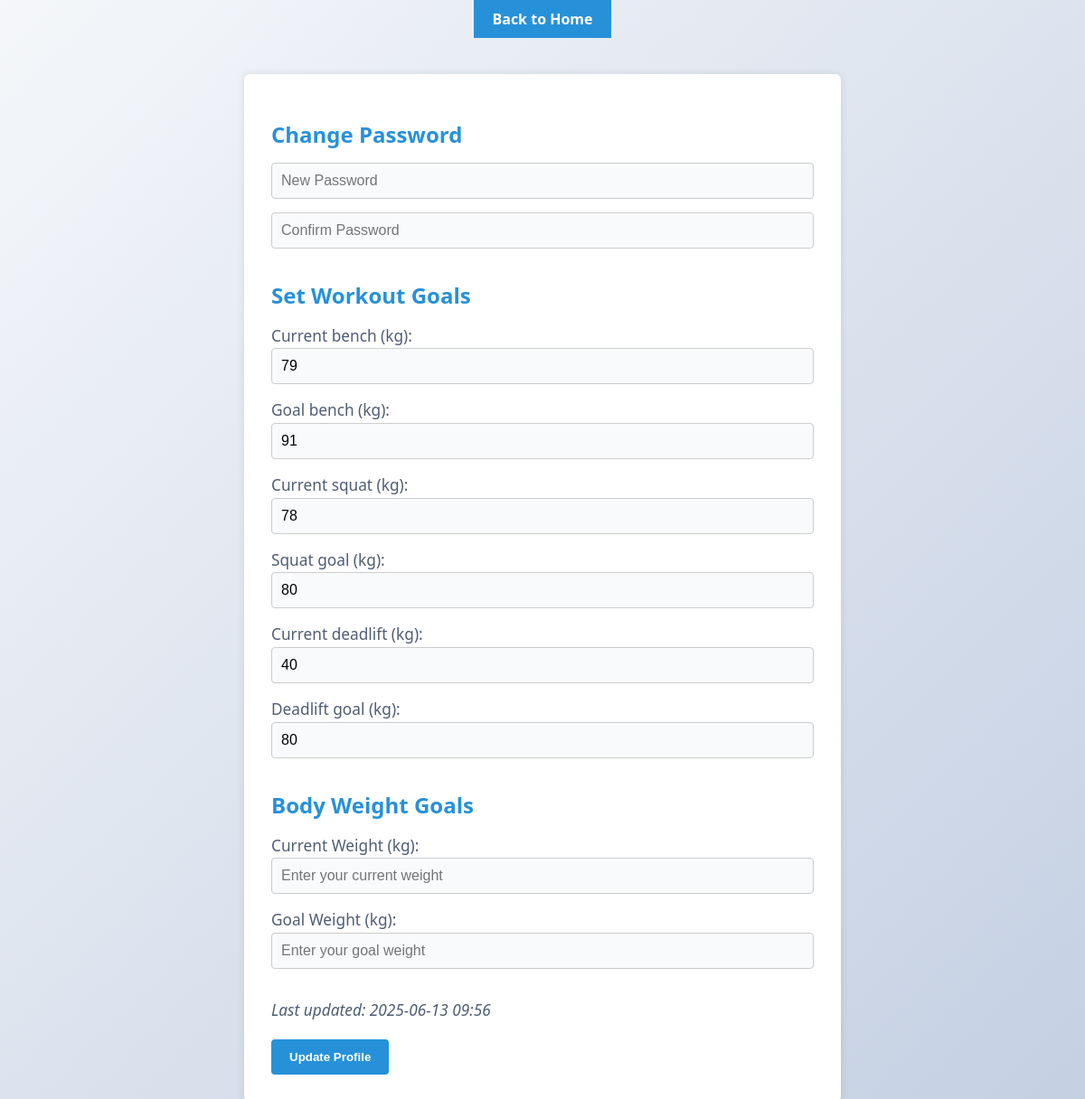
/profile_settings (signed in), run on an earlier commit of the app's database.
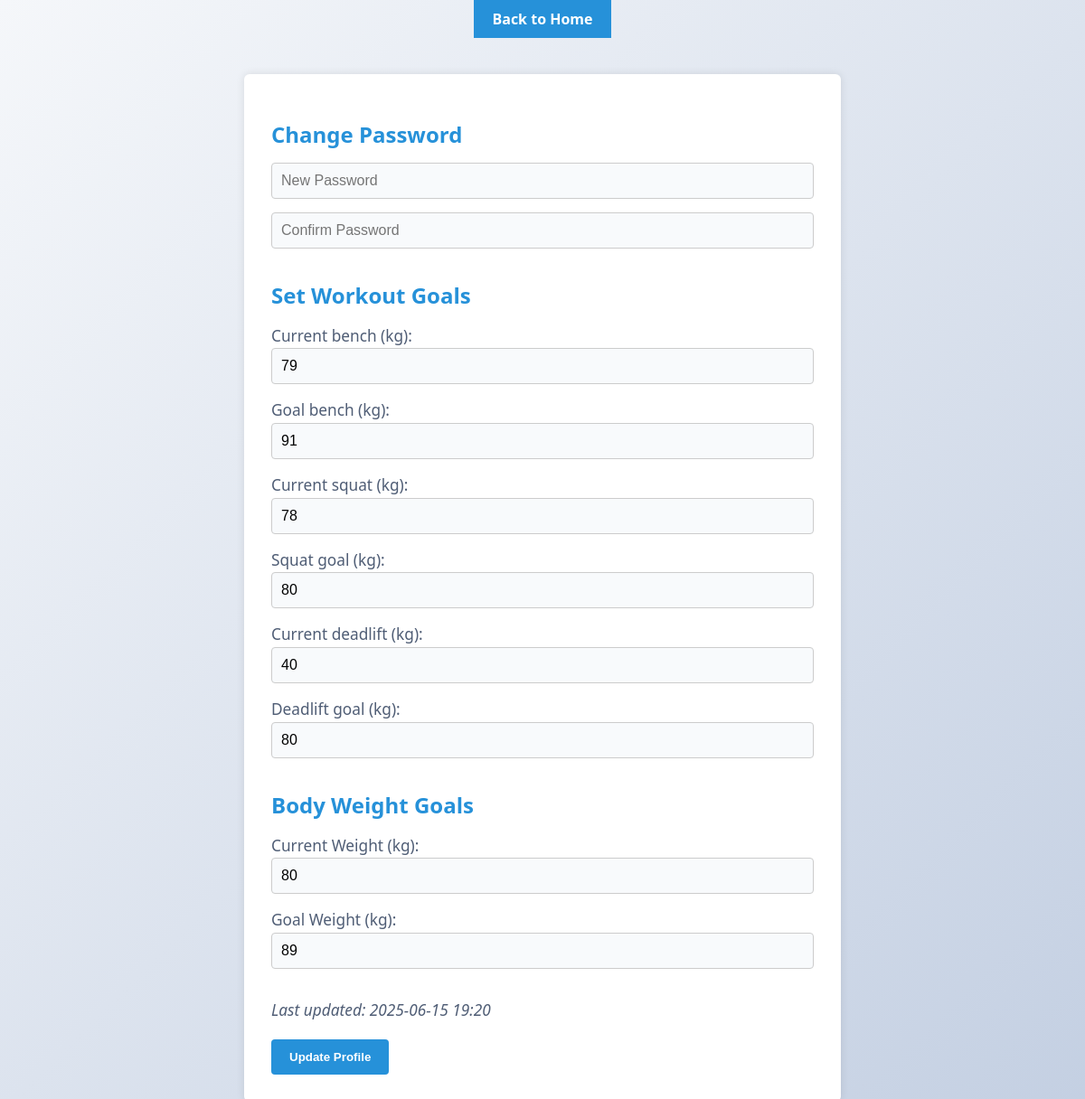
And on a later commit of the database.
### workout_tracker/database_models.py (models this page shows)
class User(db.Model):
    __tablename__ = 'Users Table'
    ID = db.Column(db.Integer, primary_key=True)
    Username = db.Column(db.String, unique=True, nullable=False)
    password_hash = db.Column(db.String, nullable=False)
    Join_date = db.Column(db.String)
    instructions = db.Column(db.Text)
    description = db.Column(db.Text)
    bench_goal = db.Column(db.Integer)
    squat_goal = db.Column(db.Integer)
    deadlift_goal = db.Column(db.Integer)
    bench_current = db.Column(db.Integer)
    squat_current = db.Column(db.Integer)
    deadlift_current = db.Column(db.Integer)
    recovery_phrase = db.Column(db.Text)
    weight_updated = db.Column(db.String)
    current_weight = db.Column(db.Float)
    goal_weight = db.Column(db.Float)

### workout_tracker/app.py (the view, shortened to what this page needs)
@app.route('/profile_settings', methods=['GET', 'POST'])
def profile_settings():
    if 'user_id' not in session:
        return redirect(url_for('login'))
    user = User.query.get(session['user_id'])
    return render_template('profile_settings.html', user=user)

### Templates/profile_settings.html (shortened to what this page needs)
<!DOCTYPE html>
<html lang="en">
<head>
    <link rel="stylesheet" href="{{ url_for('static', filename='css/main_styles.css') }}">
</head>
<body>
<div class="top-nav">
    <a href="{{ url_for('home') }}">Back to Home</a>
</div>
<div class="container">
    <form method="POST">
        <h2>Change Password</h2>
        <input type="password" name="new_password" placeholder="New Password">
        <input type="password" name="confirm_password" placeholder="Confirm Password">
        <h2>Set Workout Goals</h2>
        <label>Current bench (kg):</label>
        <input type="number" name="bench_current" value="{{ user.bench_current or '' }}" placeholder="Current Bench Press (kg)">
        <label>Goal bench (kg):</label>
        <input type="number" name="bench_goal" value="{{ user.bench_goal or '' }}" placeholder="Bench Press Goal (kg)">
        <label>Current squat (kg):</label>
        <input type="number" name="squat_current" value="{{ user.squat_current or '' }}" placeholder="Current Squat (kg)">
        <label>Squat goal (kg):</label>
        <input type="number" name="squat_goal" value="{{ user.squat_goal or '' }}" placeholder="Squat Goal (kg)">
        <label>Current deadlift (kg):</label>
        <input type="number" name="deadlift_current" value="{{ user.deadlift_current or '' }}" placeholder="Current Deadlift (kg)">
        <label>Deadlift goal (kg):</label>
        <input type="number" name="deadlift_goal" value="{{ user.deadlift_goal or '' }}" placeholder="Deadlift Goal (kg)">
       <h2>Body Weight Goals</h2>
<label>Current Weight (kg):</label>
<input type="number" name="current_weight" step="0.1" value="{{ user.current_weight or '' }}" placeholder="Enter your current weight" required>
<label>Goal Weight (kg):</label>
<input type="number" name="goal_weight" step="0.1" value="{{ user.goal_weight or '' }}" placeholder="Enter your goal weight" required>
{% if user.weight_updated %}
  <p><em>Last updated: {{ user.weight_updated }}</em></p>
{% endif %}
        <button type="submit">Update Profile</button>
    </form>
</div>
</body>
</html>

### static/css/main_styles.css (style rules this page uses)
body { background: linear-gradient(135deg, #f5f7fa 0%, #c3cfe2 100%); font-family: 'Segoe UI', Arial, sans-serif; margin: 0; min-height: 100vh; display: flex; flex-direction: column; align-items: center; justify-content: center; }
p, label { color: #4f5d75; font-size: 1.08rem; margin-bottom: 18px; line-height: 1.6; }
input, select, textarea { width: 100%; padding: 12px 14px; margin-bottom: 22px; border: 1.5px solid #dbeafe; border-radius: 8px; font-size: 1rem; background: #f8fafc; transition: border 0.2s, box-shadow 0.2s; box-sizing: border-box; outline: none; }
body { font-family: 'Segoe UI', sans-serif; background-color: #f2f2f2; margin: 0; }
.top-nav { background-color: #2691d9; padding: 10px 20px; display: flex; justify-content: flex-end; }
.top-nav a { color: white; text-decoration: none; font-weight: bold; }
.container { max-width: 600px; background: white; margin: 40px auto; padding: 30px; border-radius: 6px; box-shadow: 0 0 10px rgba(0,0,0,0.1); }
.container h2 { color: #2691d9; margin-bottom: 15px; }
.container input { width: 100%; padding: 10px; margin-bottom: 15px; border-radius: 4px; border: 1px solid #ccc; }
.container button { background: #2691d9; color: white; border: none; padding: 12px 20px; border-radius: 4px; cursor: pointer; font-weight: bold; }

What changed in the data, as far as the page shows it:
changed User: current_weight (not shown) → "80"; goal_weight (not shown) → "89"; weight_updated "2025-06-13 09:56" → "2025-06-15 19:20"
